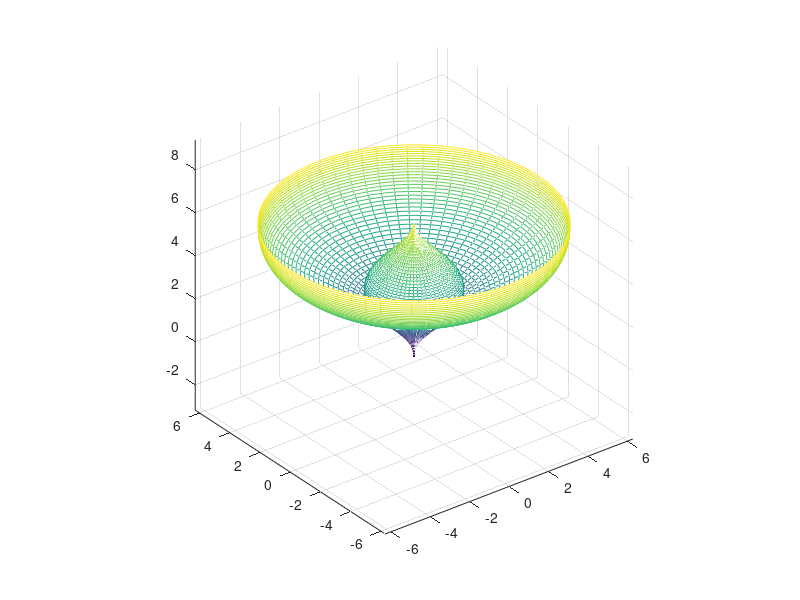

The MATLAB source for this figure: (Note: this script raises an error after producing the figure.)
function [] = square_volume()
t = 0:0.1:2*pi;
z = t - sin(t);
alpha = -pi:0.1:pi+0.1;
x = (cos(alpha)')*z;
y = (sin(alpha)')*z;
t = kron(ones(length(alpha), 1), t);
 
mesh(x,y,t)

hold on
axis equal

t = 0:0.1:2*pi;
z = 1 - cos(t);
alpha = -pi:0.1:pi+0.1;
x = (cos(alpha)')*z;
y = (sin(alpha)')*z;
t = kron(ones(length(alpha), 1), t);
 
mesh(x,y,t)

q = 2.*pi.*quad('y = (x-sin(x)).*sqrt((1-cos(x)).^2 + (sin(x)).^2)', 0, 2*pi);
disp(q);
draw
endfunction

function[y]=pr1(x)
y = (1-cos(x)).^2;
end
function[y]=pr2(x)
y = (sin(x)).^2;
end
function[y]=final(x)
y = (@pr1+@pr2).^(1./2);
end
function[y] = final1(x)
y = (x-sin(x)).*@final;
end
function[]=draw()
figure
t = 0:0.1:2*pi;
z = t - sin(t);
plot(t, z, 'b')
hold on
t = 0:0.1:2*pi;
z = 1 - cos(t);
plot(t,z,'r')
end